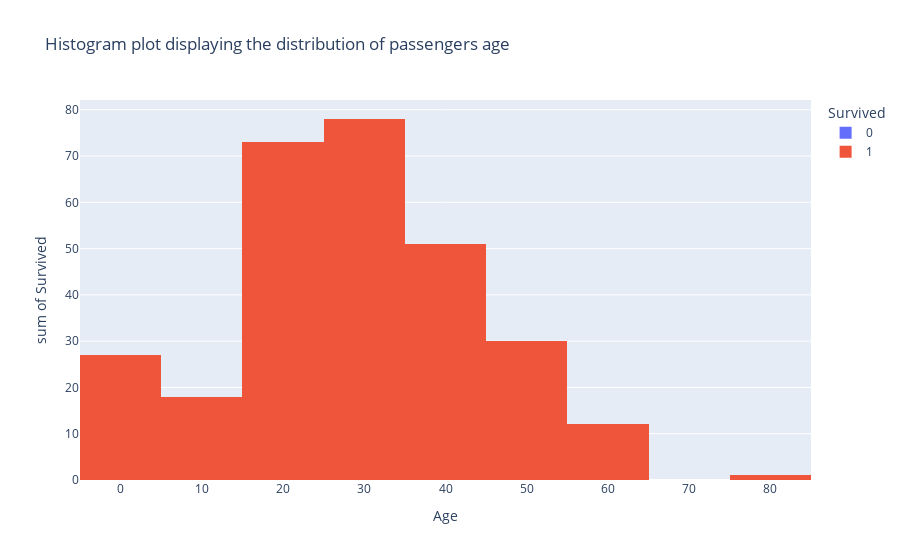

The cell this chart's notebook holds for it:
### Markdown cell above
#### Answer 3 : Create a histogram to display the distribution of passengers' ages. Use different colors for passengers who survived and did not survive.

### Code cell
#Creating the bar plot
fig = px.histogram(data,
             y = 'Survived',
             x = 'Age',
             nbins=10,
             color= 'Survived',
             title='Histogram plot displaying the distribution of passengers age'
             )

#showing the plotting
fig.show()

### Figure 1 — Plotly figure (JSON) as saved in the notebook; plotly's stock layout.template omitted (floating-point values rounded to 4 significant figures; data arrays with more than 128 entries replaced by an {"elided": "..."} marker saying what was removed)
{"data": [{"alignmentgroup": "True", "bingroup": "x", "histfunc": "sum", "hovertemplate": "Survived=0<br>Age=%{x}<br>sum of Survived=%{y}<extra></extra>", "legendgroup": "0", "marker": {"color": "#636efa", "pattern": {"shape": ""}}, "name": "0", "nbinsx": 10, "offsetgroup": "0", "orientation": "v", "showlegend": true, "type": "histogram", "x": {"elided": "549 float values"}, "xaxis": "x", "y": {"elided": "549 int values"}, "yaxis": "y"}, {"alignmentgroup": "True", "bingroup": "x", "histfunc": "sum", "hovertemplate": "Survived=1<br>Age=%{x}<br>sum of Survived=%{y}<extra></extra>", "legendgroup": "1", "marker": {"color": "#EF553B", "pattern": {"shape": ""}}, "name": "1", "nbinsx": 10, "offsetgroup": "1", "orientation": "v", "showlegend": true, "type": "histogram", "x": {"elided": "342 float values"}, "xaxis": "x", "y": {"elided": "342 int values"}, "yaxis": "y"}], "layout": {"barmode": "relative", "legend": {"title": {"text": "Survived"}, "tracegroupgap": 0}, "title": {"text": "Histogram plot displaying the distribution of passengers age"}, "xaxis": {"anchor": "y", "domain": [0, 1], "title": {"text": "Age"}}, "yaxis": {"anchor": "x", "categoryarray": [1, 0], "categoryorder": "array", "domain": [0, 1], "title": {"text": "sum of Survived"}}}}
